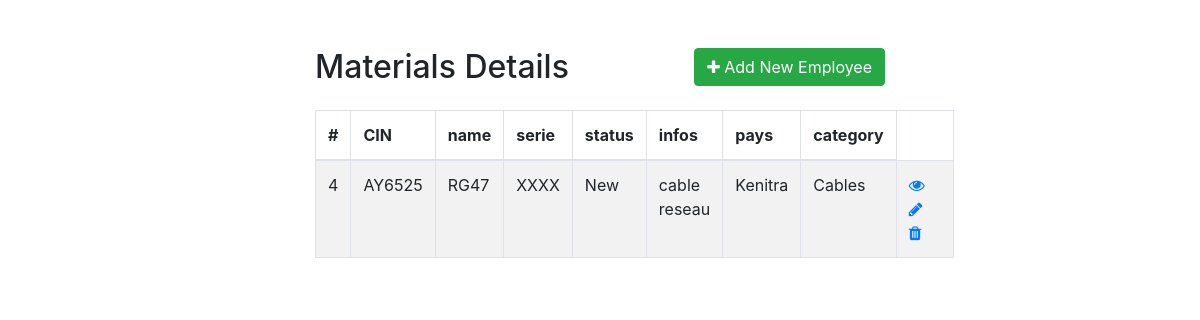
/exemple/index.php, run on an earlier commit of the app's database.
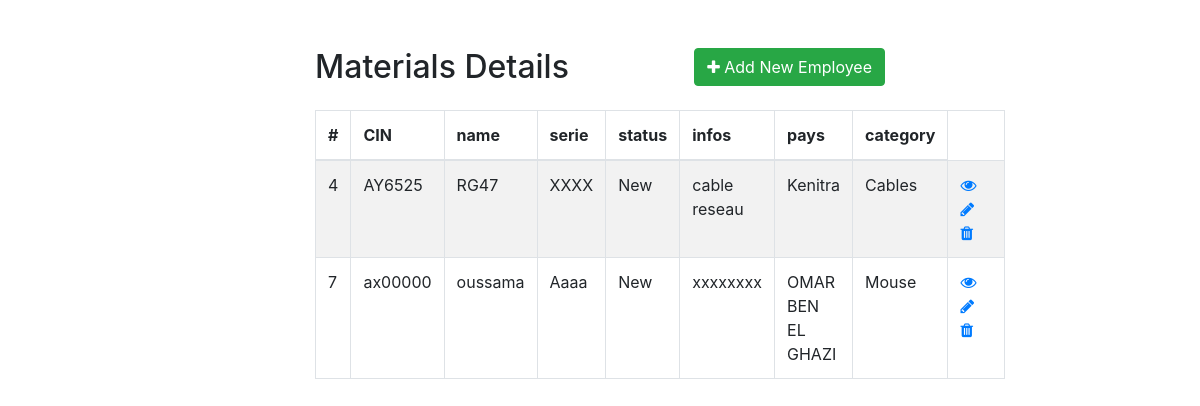
And on a later commit of the database.
### tables this page shows
CREATE TABLE `materials` (
  `id` int(11) NOT NULL,
  `CIN` varchar(10) NOT NULL,
  `name` varchar(20) NOT NULL,
  `serie` varchar(20) NOT NULL,
  `status` varchar(10) NOT NULL,
  `infos` text NOT NULL,
  `pays` varchar(20) NOT NULL,
  `division` varchar(100) NOT NULL,
  `category` varchar(20) NOT NULL
);

### exemple/index.php (the view, shortened to what this page needs)
<!DOCTYPE html>
<html lang="en">
<head>
    <link rel="stylesheet" href="https://stackpath.bootstrapcdn.com/bootstrap/4.5.2/css/bootstrap.min.css">
    <link rel="stylesheet" href="https://maxcdn.bootstrapcdn.com/font-awesome/4.7.0/css/font-awesome.min.css">
</head>
<body>
    <div class="wrapper">
        <div class="container-fluid">
            <div class="row">
                <div class="col-md-12">
                    <div class="mt-5 mb-3 clearfix">
                        <h2 class="pull-left">Materials Details</h2>
                        <a href="create.php" class="btn btn-success pull-right"><i class="fa fa-plus"></i> Add New Employee</a>
                    </div>
                    <?php
                    require_once "config.php";
                    $sql = "SELECT * FROM materials";
                    if ($result = $pdo->query($sql)) {
                        if ($result->rowCount() > 0) {
                            echo '<table class="table table-bordered table-striped">';
                            echo "<thead>";
                            echo "<tr>";
                            echo "<th>#</th>";
                            echo "<th>CIN</th>";
                            echo "<th>name</th>";
                            echo "<th>serie</th>";
                            echo "<th>status</th>";
                            echo "<th>infos</th>";
                            echo "<th>pays</th>";
                            echo "<th>category</th>";
                            echo "</tr>";
                            echo "</thead>";
                            echo "<tbody>";
                            while ($row = $result->fetch()) {
                                echo "<tr>";
                                echo "<td>" . $row['id'] . "</td>";
                                echo "<td>" . $row['CIN'] . "</td>";
                                echo "<td>" . $row['name'] . "</td>";
                                echo "<td>" . $row['serie'] . "</td>";
                                echo "<td>" . $row['status'] . "</td>";
                                echo "<td>" . $row['infos'] . "</td>";
                                echo "<td>" . $row['pays'] . "</td>";
                                echo "<td>" . $row['category'] . "</td>";
                                echo "<td>";
                                echo '<a href="read.php?id=' . $row['id'] . '" class="mr-3" title="View Record" data-toggle="tooltip"><span class="fa fa-eye"></span></a>';
                                echo '<a href="update.php?id=' . $row['id'] . '" class="mr-3" title="Update Record" data-toggle="tooltip"><span class="fa fa-pencil"></span></a>';
                                echo '<a href="delete.php?id=' . $row['id'] . '" title="Delete Record" data-toggle="tooltip"><span class="fa fa-trash"></span></a>';
                                echo "</td>";
                                echo "</tr>";
                            }
                            echo "</tbody>";
                            echo "</table>";
                        } else {
                            echo '<div class="alert alert-danger"><em>No records were found.</em></div>';
                        }
                    } else {
                        echo "Oops! Something went wrong. Please try again later.";
                    }
                    ?>
                </div>
            </div>
        </div>
    </div>
</body>
</html>

What changed in the data, as far as the page shows it:
added materials: id "7", CIN "ax00000", name "oussama", serie "Aaaa", status "New", infos "xxxxxxxx", pays "OMAR BEN EL GHAZI", category "Mouse"
